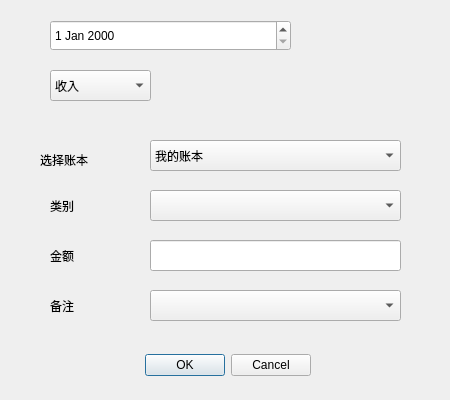
<?xml version="1.0" encoding="UTF-8"?>
<ui version="4.0">
 <class>AddOne</class>
 <widget class="QWidget" name="AddOne">
  <property name="geometry">
   <rect>
    <x>0</x>
    <y>0</y>
    <width>450</width>
    <height>400</height>
   </rect>
  </property>
  <property name="windowTitle">
   <string>Form</string>
  </property>
  <widget class="QDateEdit" name="dateEdit">
   <property name="geometry">
    <rect>
     <x>50</x>
     <y>20</y>
     <width>241</width>
     <height>31</height>
    </rect>
   </property>
  </widget>
  <widget class="QLineEdit" name="lineEditAmount">
   <property name="geometry">
    <rect>
     <x>150</x>
     <y>240</y>
     <width>251</width>
     <height>31</height>
    </rect>
   </property>
  </widget>
  <widget class="QDialogButtonBox" name="buttonBox">
   <property name="geometry">
    <rect>
     <x>110</x>
     <y>340</y>
     <width>201</width>
     <height>51</height>
    </rect>
   </property>
   <property name="standardButtons">
    <set>QDialogButtonBox::StandardButton::Cancel|QDialogButtonBox::StandardButton::Ok</set>
   </property>
  </widget>
  <widget class="QComboBox" name="comboType">
   <property name="geometry">
    <rect>
     <x>50</x>
     <y>70</y>
     <width>101</width>
     <height>31</height>
    </rect>
   </property>
   <item>
    <property name="text">
     <string>收入</string>
    </property>
   </item>
   <item>
    <property name="text">
     <string>支出</string>
    </property>
   </item>
  </widget>
  <widget class="QLabel" name="label">
   <property name="geometry">
    <rect>
     <x>50</x>
     <y>190</y>
     <width>61</width>
     <height>31</height>
    </rect>
   </property>
   <property name="text">
    <string>类别</string>
   </property>
  </widget>
  <widget class="QLabel" name="label_2">
   <property name="geometry">
    <rect>
     <x>50</x>
     <y>240</y>
     <width>71</width>
     <height>31</height>
    </rect>
   </property>
   <property name="text">
    <string>金额</string>
   </property>
  </widget>
  <widget class="QLabel" name="label_3">
   <property name="geometry">
    <rect>
     <x>50</x>
     <y>290</y>
     <width>71</width>
     <height>31</height>
    </rect>
   </property>
   <property name="text">
    <string>备注</string>
   </property>
  </widget>
  <widget class="QComboBox" name="comboCategory">
   <property name="geometry">
    <rect>
     <x>150</x>
     <y>190</y>
     <width>251</width>
     <height>31</height>
    </rect>
   </property>
  </widget>
  <widget class="QComboBox" name="lineEditComment">
   <property name="geometry">
    <rect>
     <x>150</x>
     <y>290</y>
     <width>251</width>
     <height>31</height>
    </rect>
   </property>
  </widget>
  <widget class="QComboBox" name="comboBook">
   <property name="geometry">
    <rect>
     <x>150</x>
     <y>140</y>
     <width>251</width>
     <height>31</height>
    </rect>
   </property>
   <item>
    <property name="text">
     <string>我的账本</string>
    </property>
   </item>
  </widget>
  <widget class="QLabel" name="label_4">
   <property name="geometry">
    <rect>
     <x>40</x>
     <y>150</y>
     <width>69</width>
     <height>19</height>
    </rect>
   </property>
   <property name="text">
    <string>选择账本</string>
   </property>
  </widget>
  <zorder>dateEdit</zorder>
  <zorder>lineEditAmount</zorder>
  <zorder>buttonBox</zorder>
  <zorder>label</zorder>
  <zorder>label_2</zorder>
  <zorder>label_3</zorder>
  <zorder>comboType</zorder>
  <zorder>comboCategory</zorder>
  <zorder>lineEditComment</zorder>
  <zorder>comboBook</zorder>
  <zorder>label_4</zorder>
 </widget>
 <resources/>
 <connections/>
</ui>
